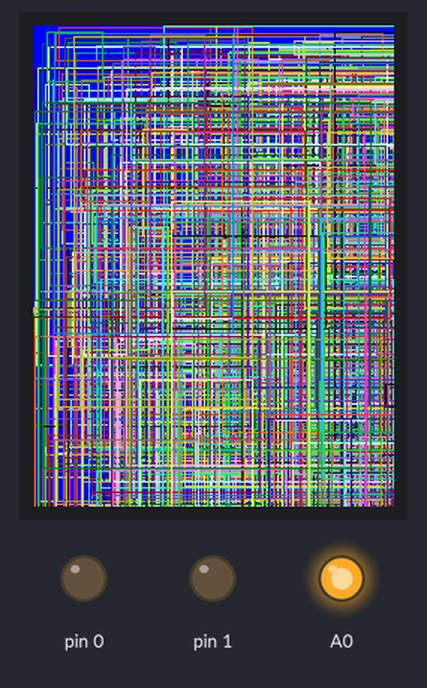
This sketch was run on a simulated Arduino Uno, built with avr-gcc and run on an emulated ATmega328P. Shown: 241×321 colour display, output pins drawn as LEDs (lit = HIGH). Wiring (inferred from the names in the program): ILI9341-type TFT: RS A2; E A1; data pin 8, pin 9, pin 2, pin 3, pin 4, pin 5, pin 6, pin 7. Random numbers use the default seed unless the sketch sets one; pins used as bus, display or sensor lines are not drawn.

Above: at 20.7 s.

The sketch:

SimpleTest.ino
```cpp
//Technical support:goodtft@163.com
// Breakout/Arduino UNO pin usage:
// LCD Data Bit :   7   6   5   4   3   2   1   0
// Uno dig. pin :   7   6   5   4   3   2   9   8
// Uno port/pin : PD7 PD6 PD5 PD4 PD3 PD2 PB1 PB0
// Mega dig. pin:  29  28  27  26  25  24  23  22
#define LCD_RD   A0
#define LCD_WR   A1
#define LCD_RS   A2
#define LCD_CS   A3
#define LCD_REST A4

void Lcd_Writ_Bus(unsigned char d)
{
 PORTD = (PORTD & B00000011) | ((d) & B11111100);
 PORTB = (PORTB & B11111100) | ((d) & B00000011);
 *(portOutputRegister(digitalPinToPort(LCD_WR))) &=  ~digitalPinToBitMask(LCD_WR);
 *(portOutputRegister(digitalPinToPort(LCD_WR)))|=  digitalPinToBitMask(LCD_WR);
}


void Lcd_Write_Com(unsigned char VH)
{
  *(portOutputRegister(digitalPinToPort(LCD_RS))) &=  ~digitalPinToBitMask(LCD_RS);//LCD_RS=0;
  Lcd_Writ_Bus(VH);
}

void Lcd_Write_Data(unsigned char VH)
{
  *(portOutputRegister(digitalPinToPort(LCD_RS)))|=  digitalPinToBitMask(LCD_RS);//LCD_RS=1;
  Lcd_Writ_Bus(VH);
}

void Lcd_Write_Com_Data(unsigned char com,unsigned char dat)
{
  Lcd_Write_Com(com);
  Lcd_Write_Data(dat);
}

void Address_set(unsigned int x1,unsigned int y1,unsigned int x2,unsigned int y2)
{
        Lcd_Write_Com(0x2a);
	Lcd_Write_Data(x1>>8);
	Lcd_Write_Data(x1);
	Lcd_Write_Data(x2>>8);
	Lcd_Write_Data(x2);
        Lcd_Write_Com(0x2b);
	Lcd_Write_Data(y1>>8);
	Lcd_Write_Data(y1);
	Lcd_Write_Data(y2>>8);
	Lcd_Write_Data(y2);
	Lcd_Write_Com(0x2c);
}

void Lcd_Init(void)
{
  digitalWrite(LCD_REST,HIGH);
  delay(5);
  digitalWrite(LCD_REST,LOW);
  delay(15);
  digitalWrite(LCD_REST,HIGH);
  delay(15);

  digitalWrite(LCD_CS,HIGH);
  digitalWrite(LCD_WR,HIGH);
  digitalWrite(LCD_CS,LOW);  //CS

    Lcd_Write_Com(0xCB);
    Lcd_Write_Data(0x39);
    Lcd_Write_Data(0x2C);
    Lcd_Write_Data(0x00);
    Lcd_Write_Data(0x34);
    Lcd_Write_Data(0x02);

    Lcd_Write_Com(0xCF);
    Lcd_Write_Data(0x00);
    Lcd_Write_Data(0XC1);
    Lcd_Write_Data(0X30);

    Lcd_Write_Com(0xE8);
    Lcd_Write_Data(0x85);
    Lcd_Write_Data(0x00);
    Lcd_Write_Data(0x78);

    Lcd_Write_Com(0xEA);
    Lcd_Write_Data(0x00);
    Lcd_Write_Data(0x00);

    Lcd_Write_Com(0xED);
    Lcd_Write_Data(0x64);
    Lcd_Write_Data(0x03);
    Lcd_Write_Data(0X12);
    Lcd_Write_Data(0X81);

    Lcd_Write_Com(0xF7);
    Lcd_Write_Data(0x20);

    Lcd_Write_Com(0xC0);    //Power control
    Lcd_Write_Data(0x23);   //VRH[5:0]

    Lcd_Write_Com(0xC1);    //Power control
    Lcd_Write_Data(0x10);   //SAP[2:0];BT[3:0]

    Lcd_Write_Com(0xC5);    //VCM control
    Lcd_Write_Data(0x3e);   //Contrast
    Lcd_Write_Data(0x28);

    Lcd_Write_Com(0xC7);    //VCM control2
    Lcd_Write_Data(0x86);   //--

    Lcd_Write_Com(0x36);    // Memory Access Control
    Lcd_Write_Data(0x48);

    Lcd_Write_Com(0x3A);
    Lcd_Write_Data(0x55);

    Lcd_Write_Com(0xB1);
    Lcd_Write_Data(0x00);
    Lcd_Write_Data(0x18);

    Lcd_Write_Com(0xB6);    // Display Function Control
    Lcd_Write_Data(0x08);
    Lcd_Write_Data(0x82);
    Lcd_Write_Data(0x27);

    Lcd_Write_Com(0x11);    //Exit Sleep
    delay(120);

    Lcd_Write_Com(0x29);    //Display on
    Lcd_Write_Com(0x2c);
}

void H_line(unsigned int x, unsigned int y, unsigned int l, unsigned int c)
{
  unsigned int i,j;
  Lcd_Write_Com(0x02c); //write_memory_start
  digitalWrite(LCD_RS,HIGH);
  digitalWrite(LCD_CS,LOW);
  l=l+x;
  Address_set(x,y,l,y);
  j=l*2;
  for(i=1;i<=j;i++)
  {
    Lcd_Write_Data(c);
  }
  digitalWrite(LCD_CS,HIGH);
}

void V_line(unsigned int x, unsigned int y, unsigned int l, unsigned int c)
{
  unsigned int i,j;
  Lcd_Write_Com(0x02c); //write_memory_start
  digitalWrite(LCD_RS,HIGH);
  digitalWrite(LCD_CS,LOW);
  l=l+y;
  Address_set(x,y,x,l);
  j=l*2;
  for(i=1;i<=j;i++)
  {
    Lcd_Write_Data(c);
  }
  digitalWrite(LCD_CS,HIGH);
}

void Rect(unsigned int x,unsigned int y,unsigned int w,unsigned int h,unsigned int c)
{
  H_line(x  , y  , w, c);
  H_line(x  , y+h, w, c);
  V_line(x  , y  , h, c);
  V_line(x+w, y  , h, c);
}

void Rectf(unsigned int x,unsigned int y,unsigned int w,unsigned int h,unsigned int c)
{
  unsigned int i;
  for(i=0;i<h;i++)
  {
    H_line(x  , y  , w, c);
    H_line(x  , y+i, w, c);
  }
}
int RGB(int r,int g,int b)
{return r << 16 | g << 8 | b;
}
void LCD_Clear(unsigned int j)
{
  unsigned int i,m;
 Address_set(0,0,240,320);
  //Lcd_Write_Com(0x02c); //write_memory_start
  //digitalWrite(LCD_RS,HIGH);
  digitalWrite(LCD_CS,LOW);


  for(i=0;i<240;i++)
    for(m=0;m<320;m++)
    {
      Lcd_Write_Data(j>>8);
      Lcd_Write_Data(j);

    }
  digitalWrite(LCD_CS,HIGH);
}

void setup()
{
  for(int p=0;p<10;p++)
  {
    pinMode(p,OUTPUT);
  }
  pinMode(A0,OUTPUT);
  pinMode(A1,OUTPUT);
  pinMode(A2,OUTPUT);
  pinMode(A3,OUTPUT);
  pinMode(A4,OUTPUT);
  digitalWrite(A0, HIGH);
  digitalWrite(A1, HIGH);
  digitalWrite(A2, HIGH);
  digitalWrite(A3, HIGH);
  digitalWrite(A4, HIGH);
  Lcd_Init();
 //LCD_Clear(0xf800);
}

void loop()
{
   LCD_Clear(0xf800);
   LCD_Clear(0x07E0);
   LCD_Clear(0x001F);

  for(int i=0;i<1000;i++)
  {
    Rect(random(300),random(300),random(300),random(300),random(65535)); // rectangle at x, y, with, hight, color
  }

//  LCD_Clear(0xf800);
}
```
